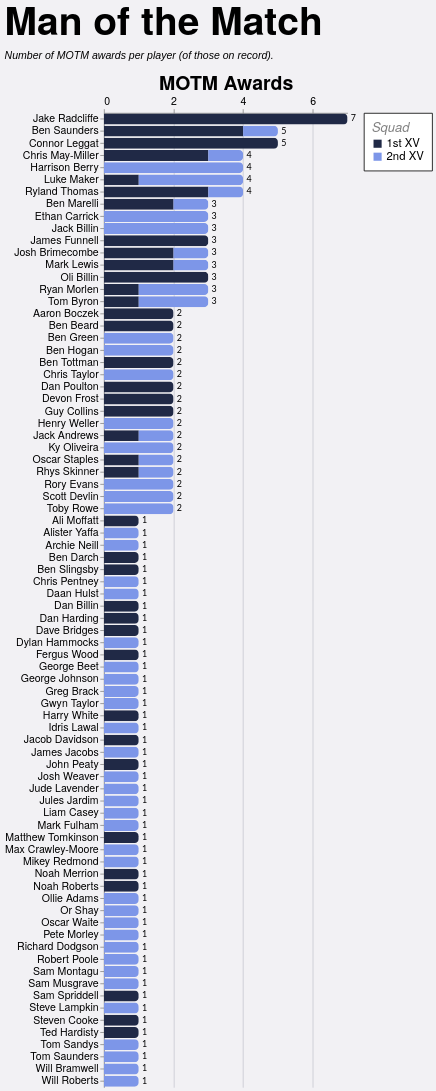

Write the Vega-Lite specification saved for this chart.
### Vega-Lite specification from a JSON file in a GitHub repository (floating-point values rounded to 4 significant figures; data arrays with more than 128 entries replaced by an {"elided": "..."} marker saying what was removed)
{"config": {"axis": {"labelFont": "PT Sans Narrow, Helvetica Neue, Helvetica, Arial, sans-serif", "titleFont": "PT Sans Narrow, Helvetica Neue, Helvetica, Arial, sans-serif", "labelFontSize": 13, "titleFontSize": 24, "gridColor": "#202947", "gridOpacity": 0.2, "zindex": 1}, "text": {"font": "Lato, sans-serif"}, "bar": {"cornerRadiusEnd": 5}, "header": {"labelFont": "PT Sans Narrow, Helvetica Neue, Helvetica, Arial, sans-serif", "titleFont": "PT Sans Narrow, Helvetica Neue, Helvetica, Arial, sans-serif", "labelFontSize": 24, "titleFontSize": 28, "labelFontWeight": "bold", "orient": "left"}, "legend": {"labelFont": "PT Sans Narrow, Helvetica Neue, Helvetica, Arial, sans-serif", "titleFont": "PT Sans Narrow, Helvetica Neue, Helvetica, Arial, sans-serif", "labelFontSize": 14, "titleFontSize": 16, "titlePadding": 5, "fillColor": "white", "strokeColor": "black", "padding": 10, "titleFontWeight": "lighter", "titleFontStyle": "italic", "titleColor": "gray", "offset": 10}, "title": {"font": "PT Sans Narrow, Helvetica Neue, Helvetica, Arial, sans-serif", "fontSize": 48, "fontWeight": "bold", "anchor": "start", "align": "center", "titlePadding": 20, "subtitlePadding": 10, "subtitleFontSize": 13, "subtitleColor": "", "subtitleFontStyle": "italic", "offset": 15, "color": "black"}, "axisX": {"labelAngle": 0}, "facet": {"title": null, "header": null, "align": {"row": "each", "column": "each"}}, "resolve": {"scale": {"y": "independent", "facet": "independent"}}, "background": "#f2f1f4", "scale": {"offsetBandPaddingOuter": 0.2, "offsetBandPaddingInner": 0.1}, "view": {"stroke": null, "background": "transparent"}}, "layer": [{"mark": {"type": "bar"}, "encoding": {"color": {"field": "squad", "legend": {"labelExpr": "datum.value + ' XV'", "offset": 20, "orient": "right", "title": "Squad"}, "scale": {"domain": ["1st", "2nd"], "range": ["#202946", "#7d96e8"]}, "sort": ["1st", "2nd"], "type": "nominal"}, "tooltip": [{"field": "player", "title": "Player", "type": "nominal"}, {"field": "squad", "title": "Squad", "type": "nominal"}, {"field": "position", "title": "Position", "type": "nominal"}, {"field": "unit", "title": "Unit", "type": "nominal"}, {"aggregate": "sum", "field": "motm_awards", "title": "MOTM Awards", "type": "quantitative"}, {"aggregate": "max", "field": "player_total", "title": "Total", "type": "quantitative"}], "x": {"aggregate": "sum", "axis": {"orient": "top", "title": "MOTM Awards"}, "field": "motm_awards", "type": "quantitative"}, "y": {"field": "player", "sort": {"field": "player_total", "op": "max", "order": "descending"}, "title": null, "type": "nominal"}}}, {"mark": {"type": "text", "align": "left", "baseline": "middle", "color": "black", "dx": 4, "fontSize": 11}, "encoding": {"text": {"field": "total_awards", "format": ".0f", "type": "quantitative"}, "x": {"axis": {"format": ".0f", "orient": "top", "tickCount": 3, "title": "MOTM Awards"}, "field": "total_awards", "type": "quantitative"}, "y": {"field": "player", "sort": {"field": "player_total", "op": "max", "order": "descending"}, "title": null, "type": "nominal"}}, "transform": [{"aggregate": [{"op": "sum", "field": "motm_awards", "as": "total_awards"}, {"op": "max", "field": "player_total", "as": "player_total"}], "groupby": ["player"]}]}], "data": {"name": "data-2f6574bf6f39417ac3136177b772833e"}, "height": {"step": 15}, "params": [{"name": "seasonParam", "value": []}, {"name": "gameTypesParam", "value": []}, {"name": "squadParam", "value": "All"}], "title": {"text": "Man of the Match", "subtitle": "Number of MOTM awards per player (of those on record)."}, "transform": [{"filter": "length(seasonParam) === 0 || indexof(seasonParam, datum.season) >= 0"}, {"filter": "length(gameTypesParam) === 0 || indexof(gameTypesParam, datum.game_type) >= 0"}, {"filter": "squadParam === \"All\" || datum.squad === squadParam"}, {"joinaggregate": [{"op": "sum", "field": "motm_awards", "as": "player_total"}], "groupby": ["player"]}, {"filter": "datum.player_total > 0"}], "width": 300, "$schema": "https://vega.github.io/schema/vega-lite/v5.20.1.json", "datasets": {"data-2f6574bf6f39417ac3136177b772833e": {"elided": "129 records"}}}
